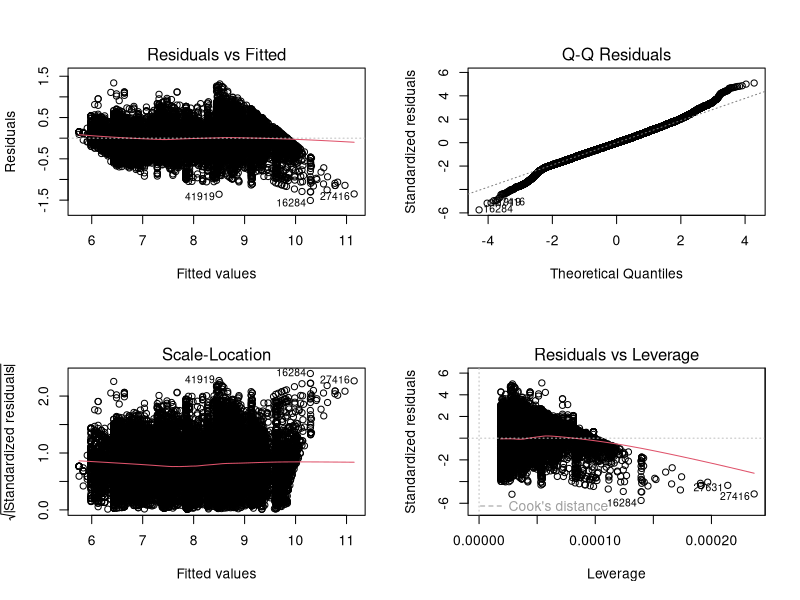
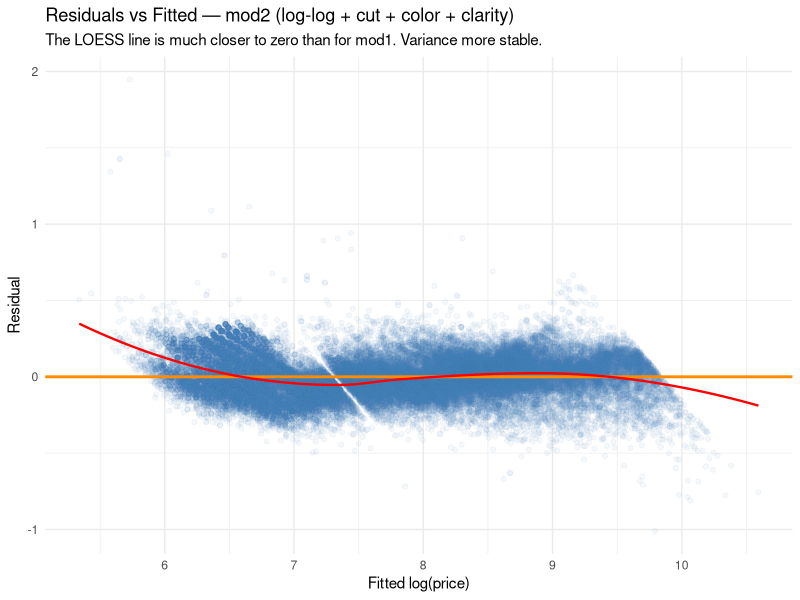

Here is the R script that generated these plots, in order:
## ---- chunk 1
knitr::opts_chunk$set(echo = TRUE, message = FALSE, warning = FALSE)
## ---- chunk 2
library(tidyverse)
library(modelr)
library(broom)
## ---- chunk 3
data("diamonds", package = "ggplot2")
mod1 <- lm(log(price) ~ log(carat),                         data = diamonds)
mod2 <- lm(log(price) ~ log(carat) + cut + color + clarity, data = diamonds)
## ---- chunk 4
par(mfrow = c(2, 2))
plot(mod1)
par(mfrow = c(1, 1))

# Plot 1 — Residuals vs Fitted:
# The points form bands (striped pattern) due to the discrete nature of
# cut/color/clarity — the model cannot capture these effects with carat alone.
# The red LOESS line deviates from zero, indicating remaining structure.

# Plot 2 — Normal Q-Q:
# Points follow the diagonal reasonably well in the middle, but deviate
# in the tails — the residuals are slightly heavy-tailed. This is acceptable
# for this large dataset; it will not invalidate inference badly.

# Plot 3 — Scale-Location:
# The LOESS line is not flat — variance is not fully constant. The log
# transformation has improved homoscedasticity over the raw scale, but
# further improvement would come from adding quality variables.

# Plot 4 — Residuals vs Leverage:
# No diamond has Cook's distance close to 1. There are some high-leverage
# observations (extreme carat values), but none is catastrophically influential.
## ---- chunk 5
AIC(mod1, mod2)

delta_aic <- AIC(mod1) - AIC(mod2)
cat("ΔAIC:", round(delta_aic, 1), "\n")

# mod2 has a dramatically lower AIC (by > 2,000 units).
# A ΔAIC > 10 is strong evidence; > 100 is overwhelming.
# The quality variables (cut, color, clarity) provide massive improvement.
## ---- chunk 6
anova(mod1, mod2)

# The F-statistic is extremely large (>> 100) with p-value < 2.2e-16.
# This confirms that the 17 extra parameters (cut, color, clarity dummies)
# are jointly highly significant — they explain enormous amounts of
# residual variance. The F-test and AIC agree: use mod2.
## ---- chunk 7
aug2 <- augment(mod2)

ggplot(aug2, aes(x = .fitted, y = .resid)) +
  geom_point(alpha = 0.05, colour = "steelblue") +
  geom_hline(yintercept = 0, colour = "darkorange", linewidth = 1) +
  geom_smooth(method = "loess", formula = y ~ x,
              colour = "red", se = FALSE, linewidth = 0.8) +
  labs(
    title    = "Residuals vs Fitted — mod2 (log-log + cut + color + clarity)",
    subtitle = "The LOESS line is much closer to zero than for mod1. Variance more stable.",
    x        = "Fitted log(price)",
    y        = "Residual"
  ) +
  theme_minimal()

# Compared to mod1, the banded pattern has largely disappeared.
# The LOESS line is nearly flat around zero, and the spread of residuals
# is more uniform across fitted values. Some heteroscedasticity remains
# at the extremes of fitted price, but the model is substantially better.
